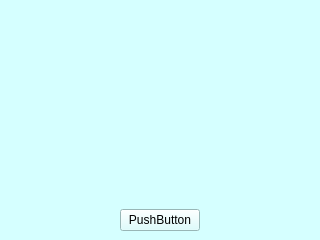
<?xml version="1.0" encoding="UTF-8"?>
<ui version="4.0">
 <class>MainWindow</class>
 <widget class="QMainWindow" name="MainWindow">
  <property name="geometry">
   <rect>
    <x>0</x>
    <y>0</y>
    <width>320</width>
    <height>240</height>
   </rect>
  </property>
  <property name="windowTitle">
   <string>MainWindow</string>
  </property>
  <property name="styleSheet">
   <string notr="true">background-color: rgb(213, 255, 255);</string>
  </property>
  <widget class="QWidget" name="centralwidget">
   <layout class="QGridLayout" name="gridLayout">
    <item row="0" column="1">
     <spacer name="verticalSpacer">
      <property name="orientation">
       <enum>Qt::Vertical</enum>
      </property>
      <property name="sizeHint" stdset="0">
       <size>
        <width>20</width>
        <height>40</height>
       </size>
      </property>
     </spacer>
    </item>
    <item row="1" column="0">
     <spacer name="horizontalSpacer">
      <property name="orientation">
       <enum>Qt::Horizontal</enum>
      </property>
      <property name="sizeHint" stdset="0">
       <size>
        <width>40</width>
        <height>20</height>
       </size>
      </property>
     </spacer>
    </item>
    <item row="1" column="1">
     <widget class="QPushButton" name="pushButton">
      <property name="text">
       <string>PushButton</string>
      </property>
     </widget>
    </item>
    <item row="1" column="2">
     <spacer name="horizontalSpacer_2">
      <property name="orientation">
       <enum>Qt::Horizontal</enum>
      </property>
      <property name="sizeHint" stdset="0">
       <size>
        <width>40</width>
        <height>20</height>
       </size>
      </property>
     </spacer>
    </item>
   </layout>
  </widget>
 </widget>
 <resources/>
 <connections/>
</ui>
